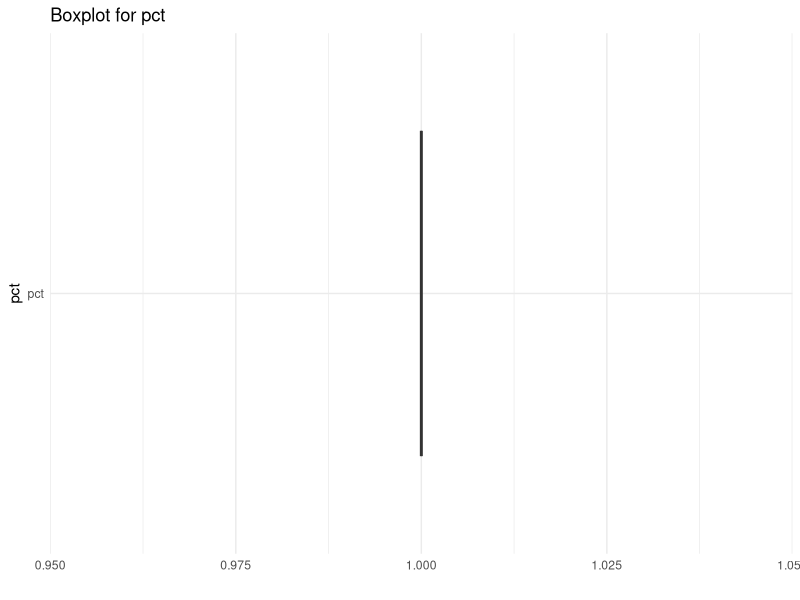
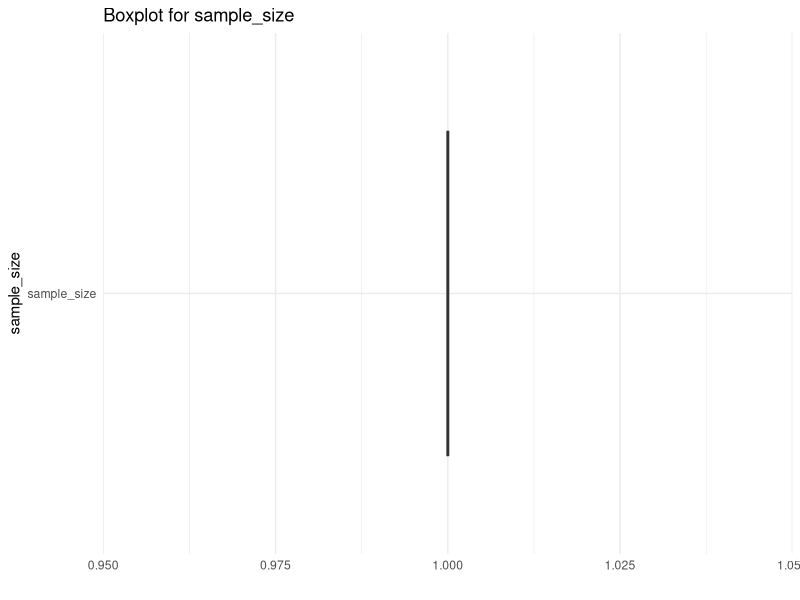

Write the R code that produced these figures, in order.
#### Preamble ####
# Purpose: Tests the structure and validity of the simulated 2024 American 
  #electoral divisions dataset.
# Author: Irene Liu
# Date: 21 October 2024
# Contact: liuzilin.liu@mail.utoronto.ca
# License: MIT
# Pre-requisites: 
  # - The `tidyverse` package must be installed and loaded
  # - 00-simulate_data.R must have been run
# Any other information needed? Make sure you are in the `starter_folder` rproj


#### Workspace setup ####

# Load the necessary libraries
library(dplyr)
library(readr)
library(ggplot2)

# load data
data <- read.csv(here::here("data/00-simulated_data/simulated_data.csv"))

# Define a function to perform data quality check.
check_data_quality <- function(data, column) {
  # Check NA value
  na_count <- sum(is.na(data[[column]]))
  cat(sprintf("Column '%s' has %d NA values.\n", column, na_count))
  
  # Check for outliers (for numeric columns only)
  if (is.numeric(data[[column]]) && !is.logical(data[[column]])) {
    Q1 <- quantile(data[[column]], 0.25, na.rm = TRUE)
    Q3 <- quantile(data[[column]], 0.75, na.rm = TRUE)
    IQR_value <- Q3 - Q1
    lower_bound <- Q1 - 1.5 * IQR_value
    upper_bound <- Q3 + 1.5 * IQR_value
    outliers <- data[[column]] < lower_bound | data[[column]] > upper_bound
    outlier_count <- sum(outliers, na.rm = TRUE)
    cat(sprintf("Column '%s' has %d outliers.\n", column, outlier_count))
    
    # Draw a box plot
    p <- ggplot(data, aes(x = 1, y = column)) +
      geom_boxplot() +
      theme_minimal() +
      labs(title = paste0("Boxplot for ", column), x = "", y = column)
    print(p)
  }
  
  # Check the range of values (only for columns such as sample size)
  if (column == "sample_size") {
    negative_values <- any(data[[column]] <= 0, na.rm = TRUE)
    if (negative_values) {
      cat("Warning: There are non-positive values in 'sample_size'.\n")
    } else {
      cat("All 'sample_size' values are positive.\n")
    }
  }
  
  # Check data type consistency
  is_numeric <- all(sapply(data[[column]], is.numeric), na.rm = TRUE)
  if (!is_numeric) {
    cat("Warning: Not all values in '", column, "' are numeric.\n", sep="")
  } else {
    cat("All values in '", column, "' are numeric.\n", sep="")
  }
}

# Check data quality for specific columns
columns_to_check <- c("pct", "sample_size")
for (col in columns_to_check) {
  check_data_quality(data, col)
}

